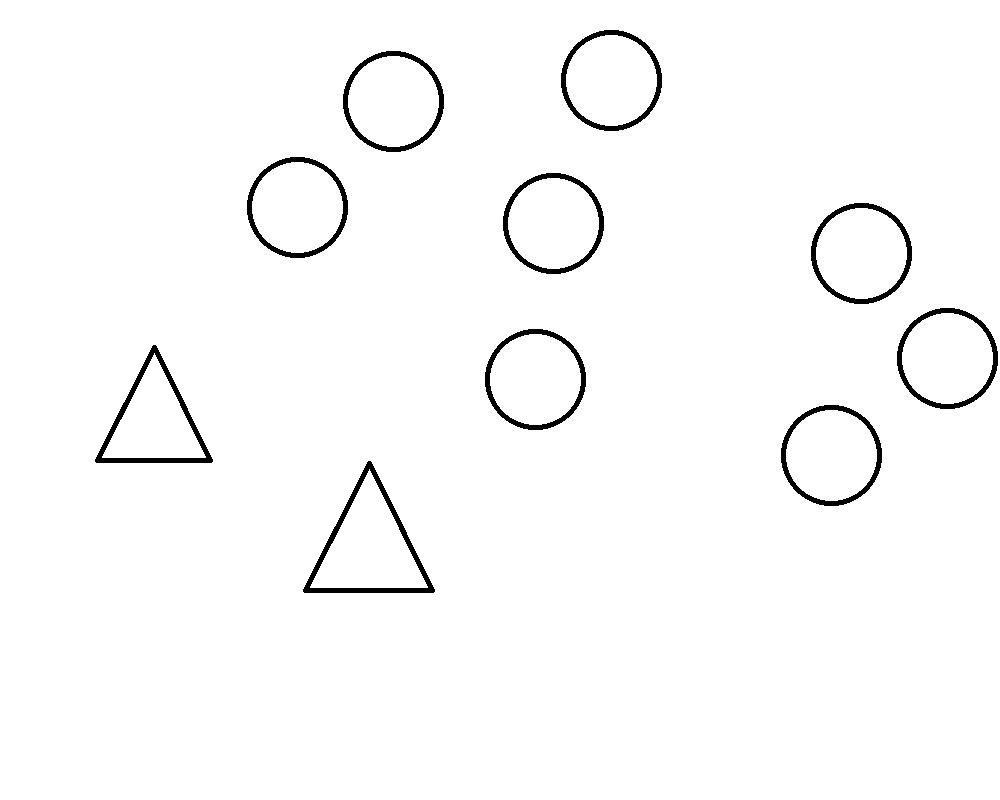
#> input picture scripts/circles/test_with_triangles.jpg, 1000 x 800 px, found by its file name
$ jupyter execute --allow-errors VKR_ML_test1.ipynb
#> lines starting #> are read from the running program, lines starting #| are printed output that depends on the picture; after the words box and inside, x2 and y2 are one past the last pixel; in counts of white or black regions, pixels touching at a corner belong together
[cell 1]
import cv2
from google.colab.patches import cv2_imshow

[cell 2]
image = cv2.imread("/content/test_with_triangles.jpg")
#> image is the input picture: shape (800, 1000, 3); min 0, max 255, mean 249.9
gray_image = cv2.cvtColor(image, cv2.COLOR_BGR2GRAY)
edges = cv2.Canny(gray_image, 100, 200)
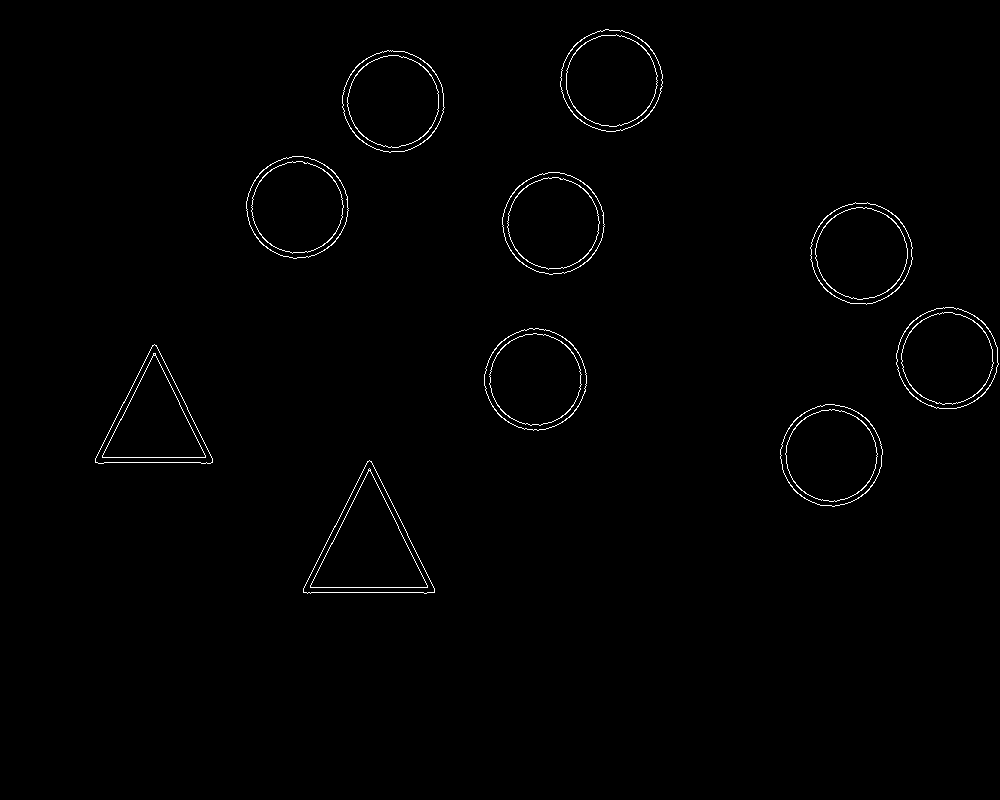
#> edges: shape (800, 1000); 0.8% white in thin lines or dots, all inside (x1, y1, x2, y2) = (95, 29, 999, 594)

[cell 3]
cv2_imshow(edges)

[cell 4]
contours, hierarchy = cv2.findContours(image=edges, mode=cv2.RETR_EXTERNAL, method=cv2.CHAIN_APPROX_NONE)
#> contours = 10 contours; largest, box (x1, y1, x2, y2) and area: (303, 460, 435, 594) 9044, (484, 328, 587, 431) 8028, (502, 172, 605, 275) 8025, (246, 156, 349, 259) 8025, (560, 29, 663, 132) 8025

#> (a cell that did not finish here is left out)

[cell 6]
x, y, w, h = cv2.boundingRect(contours[1])
#> x = 780; y = 404; w = 103; h = 103
img1 = image[y - 20:y + h + 20, x - 20:x + w + 20]
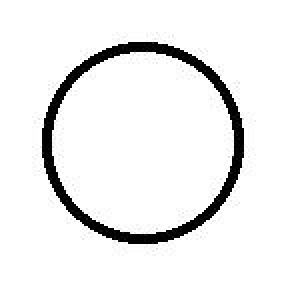
#> img1: shape (143, 143, 3) (shown 2 times larger); min 0, max 255, mean 236.1

[cell 7]
cv2_imshow(img1)

[cell 8]
# img1 = cv2.imread("/content/triangle.jpg")

[cell 9]
img_train = cv2.imread("/content/circle.jpg")
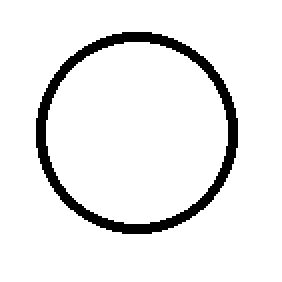
#> input picture scripts/train/circle/circle.jpg, 141 x 141 px, found by its file name (shown 2 times larger)
#> img_train is the input picture: shape (141, 141, 3); 92.5% white; 1 black region, box (x1, y1, x2, y2) and area: (18, 16, 119, 117) 1496

[cell 10]
cv2_imshow(img_train)

Поиск ключевых точек и дескрипторов в отдельном окне изображения через расстояние Хэмминга:

[cell 11]
orb = cv2.ORB_create()
kp1, des1 = orb.detectAndCompute(img_train, None)
#> kp1 = 4 keypoints; (x, y, size): (41, 102, 37.2), (96, 102, 37.2), (103, 37, 37.2), (100, 100, 37.2)
kp2, des2 = orb.detectAndCompute(img1, None)
#> kp2 = 13 keypoints; strongest (x, y, size): (78, 31, 31), (97, 38, 31), (46, 109, 31), (111, 40, 31)

[cell 12]
matcher = cv2.BFMatcher(cv2.NORM_HAMMING, crossCheck=True)
matches = matcher.match(des1,des2)
#> matches = 2 matches
matches = sorted(matches, key = lambda x:x.distance)

[cell 13]
final_img = cv2.drawMatches(img_train, kp1,
                            img1, kp2, matches[:20],None)
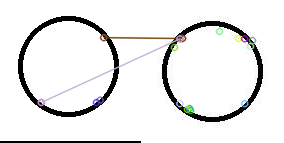
#> final_img: shape (143, 284, 3); mean B, G, R 233.6, 233.7, 233.7

[cell 14]
cv2_imshow(final_img)

[cell 15]
for m in matches:
  print(m.distance)
#> this loop made 2 passes
#| 47.0
#| 49.0

[cell 16]
s = 0
for m in matches[0:3]:
  s+=m.distance
#> this loop made 2 passes
#> s on passes 1 to 2: 47, 96
#> after the loop, s = 96
print(s)
#| 96.0

[cell 17]
for m in matches:
  print(m.distance)

[cell 18]
s = 0
for m in matches[0:4]:
  s+=m.distance
#> after the loop, s = 96
print(s)
#| 96.0

Поиск ключевых точек и дескрипторов в отдельном окне изображения через knn:

[cell 19]
orb = cv2.ORB_create()
kp1, des1 = orb.detectAndCompute(img_train, None)
kp2, des2 = orb.detectAndCompute(img1, None)

[cell 20]
matcher = cv2.BFMatcher()
matches = matcher.knnMatch(des1, des2, k=3)
#> matches = 4 matches
#matches = sorted(matches, key = lambda x:x.distance)

[cell 21]
correct_matches = []
#> (the rest of this cell did not finish here and is left out)

#> (a cell that did not finish here is left out)

[cell 23]
cv2_imshow(final_img)

#> (a cell that did not finish here is left out)

Поиск ключевых точек и дескрипторов на всем изображении:

[cell 25]
train_img = cv2.imread('/content/circle.jpg')
test_img = cv2.imread('/content/test_with_triangles.jpg')
train_img_bw = cv2.cvtColor(train_img, cv2.IMREAD_GRAYSCALE)
test_img_bw = cv2.cvtColor(test_img, cv2.IMREAD_GRAYSCALE)

[cell 26]
orb = cv2.ORB_create()
trainKP, trainDes = orb.detectAndCompute(train_img_bw,None)
#> trainKP has the same summary as kp1
testKP, testDes = orb.detectAndCompute(test_img_bw,None)
#> testKP = 500 keypoints; strongest (x, y, size): (103, 455, 37.2), (368, 462, 31), (434, 590, 31), (97, 458, 64.3)

[cell 27]
matcher = cv2.BFMatcher(cv2.NORM_HAMMING, crossCheck=True)
matches = matcher.match(trainDes,testDes)
matches = sorted(matches, key = lambda x:x.distance)

[cell 28]
final_img = cv2.drawMatches(train_img, trainKP,
                            test_img, testKP, matches,None)
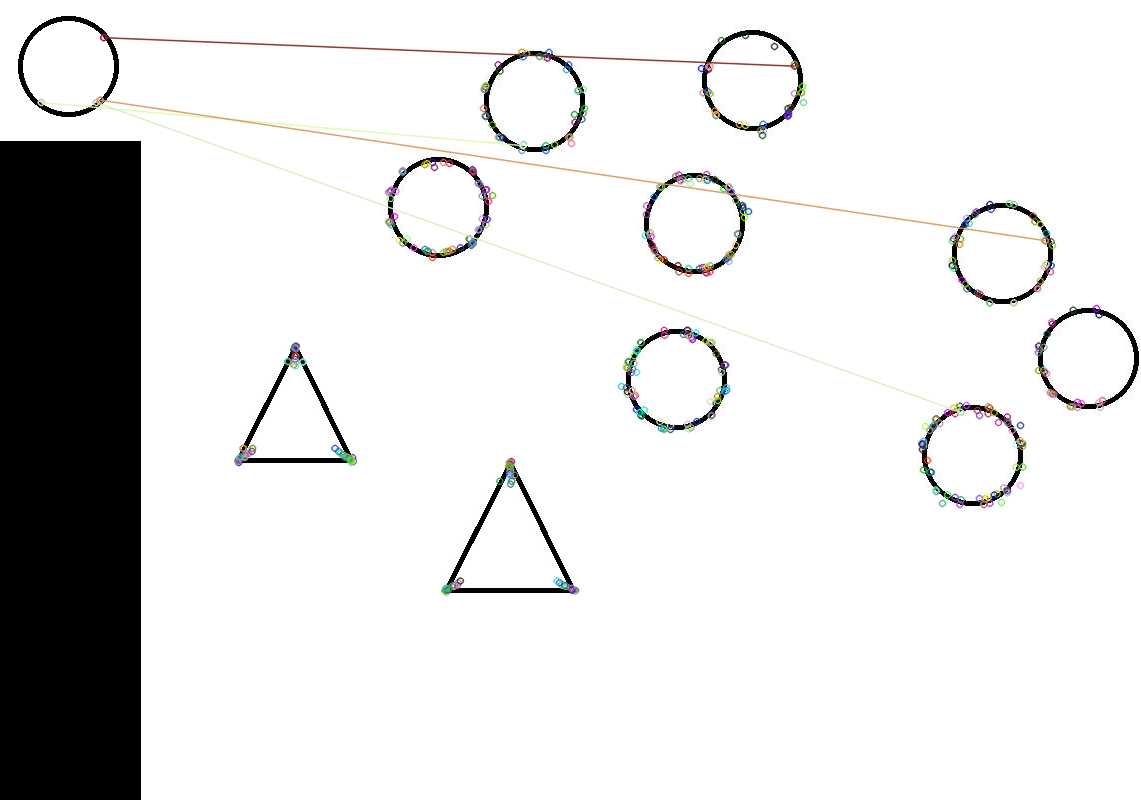
#> final_img: shape (800, 1141, 3); mean B, G, R 223.5, 223.7, 223.8

# final_img = cv2.resize(final_img, (1000,650))

[cell 29]
cv2_imshow(final_img)

[cell 30]
len(matches)
#> Out = 4
